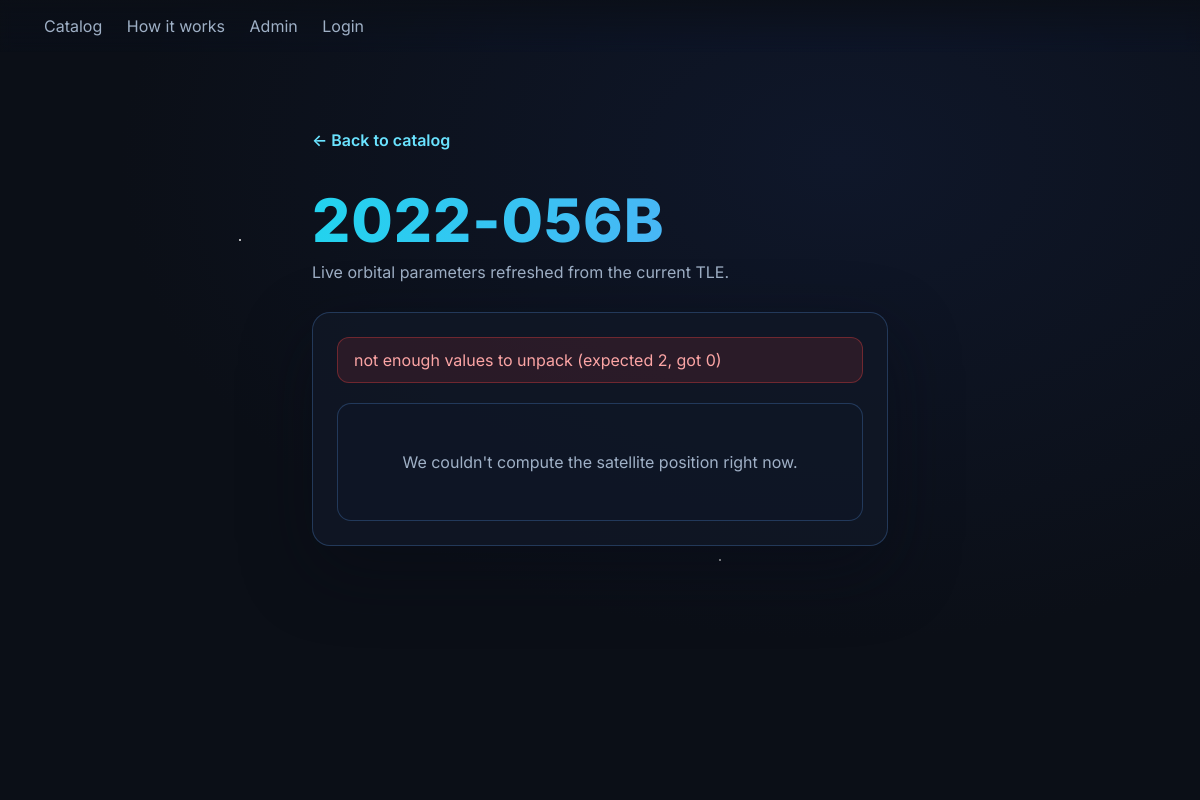
The page /catalog/52717/ on the database as committed earlier.
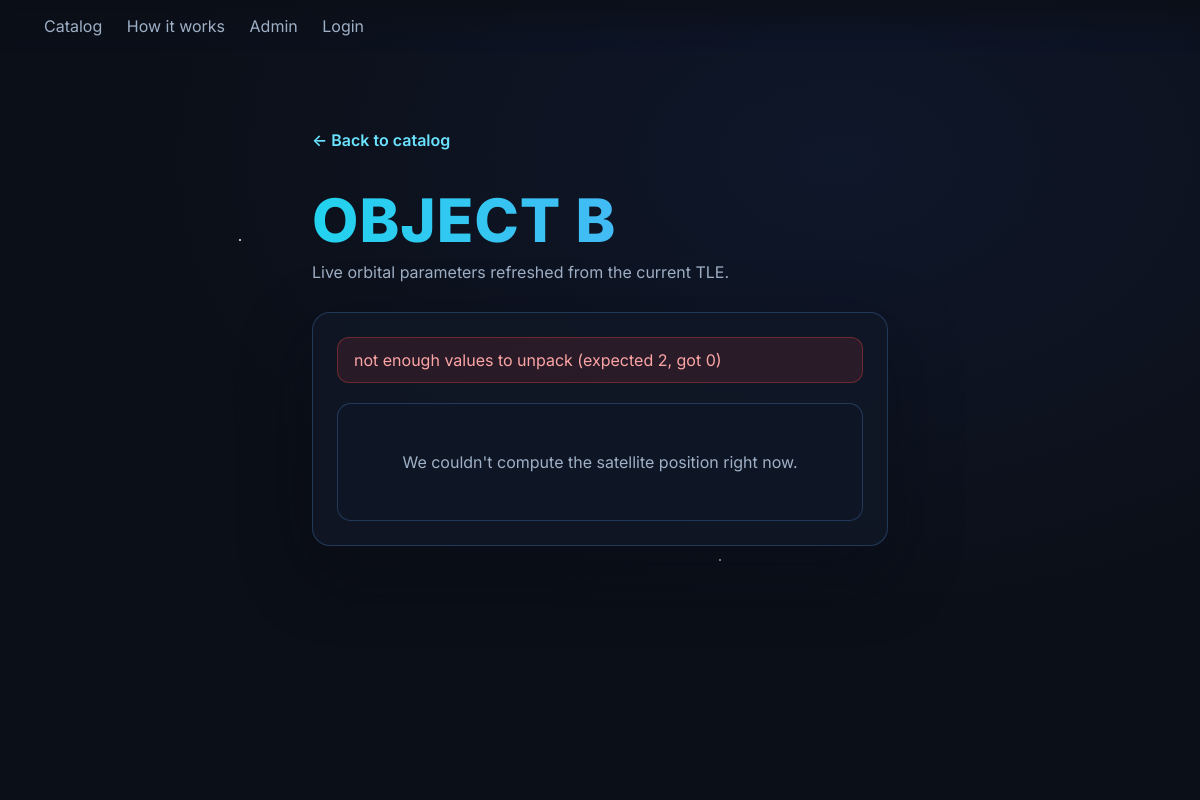
The same page on the database as committed later.
### satellites/models.py (models this page shows, shortened)
class TLE(models.Model):
    norad_id = models.PositiveIntegerField(primary_key=True)
    name = models.CharField(max_length=128, blank=True)
    line1 = models.CharField(max_length=80)
    line2 = models.CharField(max_length=80)
    updated_at = models.DateTimeField(auto_now=True)

### satellites/views.py (the view)
# urls.py: path('catalog/<int:norad_id>/', satellite_detail, name='satellite-detail'),
def satellite_detail(request, norad_id: int):
    tle = get_object_or_404(TLE, pk=norad_id)
    try:
        name, line1, line2 = get_or_refresh_tle(norad_id, max_age_hours=48)
    except TLENotFound:
        name = (tle.name or "").strip()
        line1, line2 = tle.line1, tle.line2
    try:
        stats = propagate_now(line1, line2)
    except ValueError as error:
        stats = None
        error_message = str(error)
    else:
        error_message = None
    clean_name = (name or "").strip()
    label = clean_name or f"NORAD {norad_id}"
    if stats and stats.get("timestamp"):
        try:
            stats["timestamp_obj"] = datetime.fromisoformat(stats["timestamp"])
        except ValueError:
            stats["timestamp_obj"] = None
    is_favorite = False
    if request.user.is_authenticated:
        is_favorite = Favorite.objects.filter(user=request.user, norad_id=norad_id).exists()
    context = {
        "satellite": {
            "norad_id": norad_id,
            "name": clean_name,
            "label": label,
        },
        "stats": stats,
        "error": error_message,
        "is_favorite": is_favorite,
    }
    return render(request, "satellite_detail.html", context)

### satellites/services/propagation.py (called while the page is built)
def propagate_now(line1: str, line2: str):
    now = datetime.now(timezone.utc)
    sat = Satrec.twoline2rv(line1, line2)
    jd, fr = jday(now.year, now.month, now.day, now.hour, now.minute, now.second + now.microsecond/1e6)
    e, r, v = sat.sgp4(jd, fr)
    if e != 0:
        raise ValueError(f"SGP4 error code {e}")
    x, y, z = _teme_to_ecef(r, v, now)
    lon, lat, alt = _ecef_to_geodetic.transform(x*1000, y*1000, z*1000)  # meters in -> lon,lat,ellipsoidal height(m)
    alt_km = alt / 1000.0
    vel_kms = math.sqrt(v[0]**2 + v[1]**2 + v[2]**2)
    return {
        "lat": float(lat),
        "lon": float(lon),
        "alt_km": float(alt_km),
        "vel_kms": float(vel_kms),
        "timestamp": now.isoformat(),
    }

### satellites/services/tle_fetcher.py (called while the page is built)
def fetch_tle_from_celestrak(norad_id: int) -> Tuple[str, str, str]:
    url = CELESTRAK_TLE_BY_CATNR.format(norad_id=norad_id)
    with httpx.Client(timeout=15.0, follow_redirects=True) as client:
        r = client.get(url)
        r.raise_for_status()
        text = r.text.strip()
        if not text:
            raise TLENotFound(f"No TLE returned for {norad_id}")
        recs = parse_tle_catalog(text)
        if not recs:
            raise TLENotFound(f"Unable to parse TLE for {norad_id}")
        rec = recs[0]
        return rec["name"], rec["line1"], rec["line2"]

def get_or_refresh_tle(norad_id: int, max_age_hours: int = 48) -> Tuple[str, str, str]:
    tle = TLE.objects.filter(norad_id=norad_id).first()
    now = datetime.now(timezone.utc)
    if tle and tle.updated_at:
        age = now - tle.updated_at.replace(tzinfo=timezone.utc)
        if age < timedelta(hours=max_age_hours):
            return tle.name, tle.line1, tle.line2
    name, l1, l2 = fetch_tle_from_celestrak(norad_id)
    if tle:
        tle.name, tle.line1, tle.line2 = name, l1, l2
        tle.save(update_fields=["name", "line1", "line2", "updated_at"])
    else:
        TLE.objects.create(norad_id=norad_id, name=name, line1=l1, line2=l2)
    return name, l1, l2

### satellites/templates/satellite_detail.html (shortened to what this page needs)
{% load static %}
<!DOCTYPE html>
<html lang="en">
<head>
  <link rel="stylesheet" href="{% static 'satellites/home.css' %}?v=3" />
  <link rel="stylesheet" href="{% static 'satellites/catalog.css' %}?v=1" />
  <link rel="stylesheet" href="https://unpkg.com/leaflet@1.9.4/dist/leaflet.css" />
</head>
<body>
  <div id="stars"></div>
  <header class="site-header">
    <nav>
      <a href="{% url 'catalog' %}">Catalog</a>
      <a href="{% url 'home' %}#how">How it works</a>
      <a href="/admin/">Admin</a>
      {% if user.is_authenticated %}
        <form action="{% url 'logout' %}" method="post" class="logout-form">
          {% csrf_token %}
          <button type="submit" class="logout-link">Logout</button>
        </form>
      {% else %}
        <a href="{% url 'login' %}">Login</a>
      {% endif %}
    </nav>
  </header>
  <main class="satellite-detail">
    <div class="detail-actions">
      <a class="back-link" href="{% url 'catalog' %}">← Back to catalog</a>
    </div>
    <div class="detail-header">
      <div class="hero-brand">{{ satellite.label }}</div>
      <p class="subtitle">Live orbital parameters refreshed from the current TLE.</p>
    </div>
    <div class="detail-layout">
      <div class="detail-panel">
        {% if error %}
          <div class="detail-error">{{ error }}</div>
        {% endif %}
        {% if stats %}
          <table class="stats-table">
            <tbody>
              <tr>
                <th scope="row">NORAD ID</th>
                <td>{{ satellite.norad_id }}</td>
              </tr>
              <tr>
                <th scope="row">Name</th>
                <td>{{ satellite.name|default:"—" }}</td>
              </tr>
              <tr>
                <th scope="row">Latitude</th>
                <td>{{ stats.lat|floatformat:2 }}°</td>
              </tr>
              <tr>
                <th scope="row">Longitude</th>
                <td>{{ stats.lon|floatformat:2 }}°</td>
              </tr>
              <tr>
                <th scope="row">Altitude</th>
                <td>{{ stats.alt_km|floatformat:1 }} km</td>
              </tr>
              <tr>
                <th scope="row">Velocity</th>
                <td>{{ stats.vel_kms|floatformat:3 }} km/s</td>
              </tr>
              <tr>
                <th scope="row">Timestamp (UTC)</th>
                <td>
                  {% if stats.timestamp_obj %}
                    {{ stats.timestamp_obj|date:"Y-m-d H:i:s" }} UTC
                  {% else %}
                    {{ stats.timestamp }}
                  {% endif %}
                </td>
              </tr>
            </tbody>
          </table>
        {% else %}
          <div class="catalog-empty">
            <p>We couldn't compute the satellite position right now.</p>
          </div>
        {% endif %}
      </div>
    </div>
  </main>
</body>
</html>

### satellites/static/satellites/home.css (style rules this page uses)
:root { --bg:#0b0f17; --text:#e8eef9; --muted:#9fb0c6; --accent:#6ae3ff; --panel:#111827; }
* { box-sizing:border-box }
html,body { height:100% }
body { margin:0; font-family:Inter, system-ui, -apple-system, Segoe UI, Roboto, sans-serif; color:var(--text); background:radial-gradient(1200px 800px at 70% 20%, #0f172a 0%, var(--bg) 60%); overflow-x:hidden; }
.site-header { position:fixed; top:0; left:0; right:0; z-index:3; display:flex; justify-content:space-between; align-items:center; padding:16px 24px; background:linear-gradient(180deg, rgba(11,15,23,0.8), rgba(11,15,23,0)); backdrop-filter:saturate(1.2) blur(6px); }
.site-header nav a { color:var(--muted); text-decoration:none; margin-left:20px }
#stars { position:fixed; inset:0; background:transparent; pointer-events:none; z-index:0; background-image: radial-gradient(2px 2px at 20% 30%, rgba(255,255,255,0.7) 50%, transparent 51%), radial-gradient(1px 1px at 80% 20%, rgba(255,255,255,0.5) 50%, transparent 51%), radial-gradient(1.5px 1.5px at 60% 70%, rgba(255,255,255,0.6) 50%, transparent 51%), radial-gradient(1px 1px at 30% 80%, rgba(255,255,255,0.5) 50%, transparent 51%); background-repeat:repeat; animation: twinkle 8s linear infinite; }
.hero-brand { font-weight:800; letter-spacing:1px; font-size:clamp(40px, 7vw, 88px); background:linear-gradient(90deg, #22d3ee, #60a5fa); -webkit-background-clip:text; background-clip:text; -webkit-text-fill-color:transparent; margin:0 0 12px; }
.subtitle { color:var(--muted); margin:0 0 24px }

### satellites/static/satellites/catalog.css (style rules this page uses)
:root { --panel:#111827; --panel-border:rgba(96,165,250,0.25); --panel-hover:rgba(34,211,238,0.12); }
.catalog-empty { background:rgba(17,24,39,0.7); border:1px solid var(--panel-border); border-radius:14px; padding:32px; text-align:center; color:var(--muted); }
.satellite-detail { position:relative; z-index:1; max-width:720px; margin:0 auto; padding:130px 6vw 80px; }
.detail-layout { display:flex; flex-direction:column; gap:28px; }
.detail-panel, .map-panel { background:rgba(17,24,39,0.82); border-radius:18px; border:1px solid var(--panel-border); box-shadow:0 25px 70px rgba(8,12,22,0.45); padding:24px; width:100%; box-sizing:border-box; }
.satellite-detail .hero-brand { font-size:clamp(30px, 5vw, 60px); margin-bottom:6px; }
.detail-header { margin-bottom:30px; }
.back-link { display:inline-flex; align-items:center; gap:6px; color:var(--accent); text-decoration:none; font-weight:600; margin-bottom:16px; }
.detail-actions { display:flex; justify-content:space-between; align-items:center; margin-bottom:18px; gap:16px; }
.detail-error { background:rgba(239,68,68,0.12); border:1px solid rgba(239,68,68,0.35); color:#fca5a5; padding:12px 16px; border-radius:12px; margin-bottom:20px; }

Rows that differ between the two databases and show on the page:
changed TLE: label "2022-056B" → "OBJECT B"
